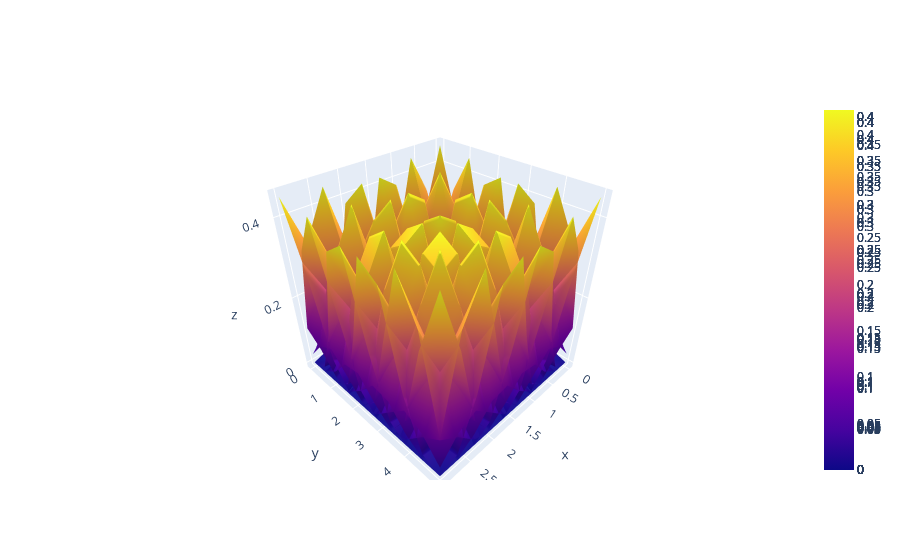

Notebook cell for this chart:
### Code cell
ne = 10
k = 6
x = np.linspace(0,3,ne)
y = np.linspace(0,5,ne)
xg, yg = np.meshgrid(x, y)
X = modelMatrixBSpline(x, k)[0]
Y = modelMatrixBSpline(y, k)[0]

K = kron(X,Y).toarray()
print("X: ", xg.shape)
print("Y :", yg.shape)
print("K :", K.shape)
fig = go.Figure()
for i in range(K.shape[1]):
    fig.add_trace(go.Surface(x=xg, y=yg, z=K[:,i].reshape((ne, ne))))
fig.show()
